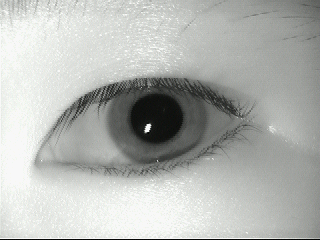
#> input picture iris/Lowfy/lowyfl1.bmp, 320 x 240 px; its folder holds only this picture in this run
$ python IrisTraining.py   (older library calls are emulated)
#> lines starting #> are read from the running program, lines starting #| are printed output that depends on the picture
#> in load_image_file, returned value is the input picture: shape (240, 320, 3); mean B, G, R 178, 181.5, 179.2
### Iris__gabor_module.py
import cv2
import numpy as np
from skimage.util import view_as_blocks
import matplotlib.pyplot as plt

def preprocess_iris(image):
    gray_image = cv2.cvtColor(image, cv2.COLOR_BGR2GRAY)
    blur_image = cv2.GaussianBlur(gray_image, (5, 5), 0)
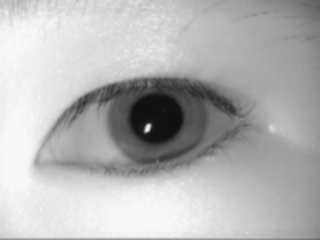
#> blur_image: shape (240, 320); min 15, max 248, mean 180.6
    return blur_image

def gabor_filter(image, frequency, theta):
#> called with frequency = 0.6, theta = 0.785
    kernel = cv2.getGaborKernel((21, 21), 4.0, theta, frequency, 0.5, 0, ktype=cv2.CV_32F)
    filtered_image = cv2.filter2D(image, cv2.CV_8UC3, kernel)
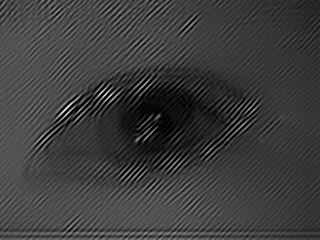
#> filtered_image: shape (240, 320); min 0, max 255, mean 61.1
    return filtered_image

def encode_iris(image, block_size=(16, 16)):
    preprocessed_image = preprocess_iris(image)
    frequency = 0.6  # Frequency for Gabor filter
    theta = np.pi/4

    codes = []
    masks = []

    filtered_image = gabor_filter(preprocessed_image, frequency, theta)
    blocks = view_as_blocks(filtered_image, block_size)
    code = np.zeros((blocks.shape[0], blocks.shape[1]), dtype=int)
    mask = np.zeros((blocks.shape[0], blocks.shape[1]), dtype=int)

    for i in range(blocks.shape[0]):
        for j in range(blocks.shape[1]):
            block = blocks[i, j]
            mean_intensity = np.mean(block)
            # print("**********",mean_intensity)
            code[i, j] = 1 if mean_intensity > 30 else 0
            mask[i, j] = 1

    codes.append(code)
    masks.append(mask)

    final_code = np.concatenate(codes, axis=1)
    final_mask = np.concatenate(masks, axis=1)

    return final_code, final_mask

def load_image_file(filepath):
    return cv2.imread(filepath)

# [12 lines left out: function visualize_final_image, not called in this run]

# [4 lines that do not run on import are left out]

### IrisTraining.py
# Dataset link : https://www.kaggle.com/datasets/naureenmohammad/mmu-iris-dataset

import Iris__gabor_module as ir
import numpy as np
import os

known_iris, known_iris_names = None,None

if "iris" not in list(os.listdir()):
    os.mkdir("iris")

def retrain_completely(KNOWN_IRIS_DIR='iris'):
    global known_iris, known_iris_names

    print('Loading known iris...')
    known_iris_temp = []
    known_iris_names_temp = []
    for name in os.listdir(KNOWN_IRIS_DIR):
        try:
            for filename in os.listdir(f"{KNOWN_IRIS_DIR}/{name}"):
                try:
                    image_data = ir.load_image_file(f"{KNOWN_IRIS_DIR}/{name}/{filename}")
                    print("Training for:", filename)
                    code, mask = ir.encode_iris(image_data)
                    known_iris_temp.append([code, mask])
                    known_iris_names_temp.append(name)
                except Exception as e:
                    print('Iris not detected', e)
        except Exception as e:
            print("Error in retrain completely", e)
#> pass 2 of the loop in retrain_completely, `for name in os.listdir(KNOWN_IRIS_DIR):`:
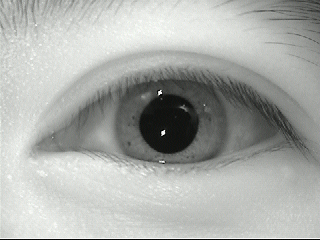
#> input picture iris/Sarina/sarinal1.bmp, 320 x 240 px
#> in load_image_file, returned value is the input picture: shape (240, 320, 3); mean B, G, R 169.4, 173, 170.6
#> in gabor_filter (call 2), `filtered_image = cv2.filter2D(image, cv2.CV_8UC3, kernel)`:
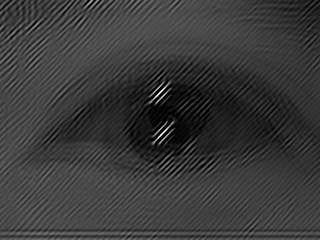
#> filtered_image: shape (240, 320); min 0, max 255, mean 58

    np.save('files1/known_iris', np.array(known_iris_temp))
    np.save('files1/known_iris_names', np.array(known_iris_names_temp))

    known_iris, known_iris_names = np.array(known_iris_temp), np.array(known_iris_names_temp)

    print("Complete Retraining Done")

if __name__ == "__main__":
    retrain_completely()
